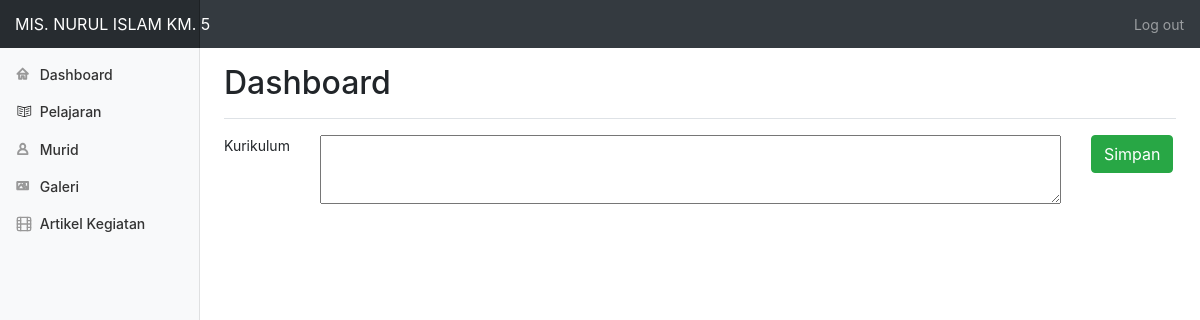
The app's page /admin/index.php (signed in), older data.
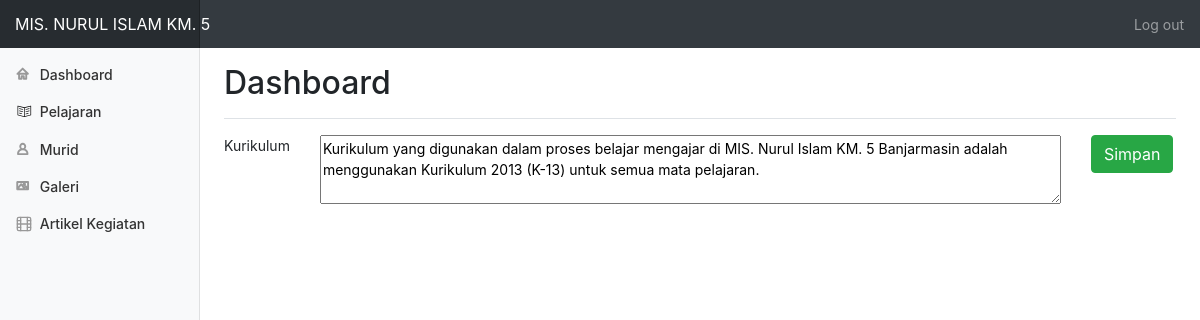
The same page, newer data.
### tables this page shows
CREATE TABLE `sekolah` (
  `id` int(11) NOT NULL,
  `kurikulum` text NOT NULL
);

### admin/index.php (the view, shortened to what this page needs)
<?php
include("header.php");
$result = mysqli_query($conn, "SELECT kurikulum FROM sekolah");
$row = mysqli_fetch_array($result,MYSQLI_ASSOC);
$kurikulum = $row["kurikulum"];
?>
        <main role="main" class="col-md-9 ml-sm-auto col-lg-10 pt-3 px-4">
          <div class="d-flex justify-content-between flex-wrap flex-md-nowrap align-items-center pb-2 mb-3 border-bottom">
            <h1 class="h2">Dashboard</h1>
          </div>
          <form method="post">
            <div class="d-flex">
              <div class="row">
                <div class="col">
                  <label for="kurikulum">Kurikulum</label>
                </div>
                <div class="col">
                  <textarea name="kurikulum" id="kurikulum" cols="80" rows="3"><?=$kurikulum?></textarea>
                </div>
                <div class="col">
                  <input type="submit" class="btn btn-success" value="Simpan">
                </div>
              </div>
            </div>
          </form>
        </main>
      </div>
    </div>
</body>
</html>

Row changes from the older to the newer data that the page shows:
added sekolah: kurikulum "Kurikulum yang digunakan dalam proses belajar mengajar di MIS. Nurul Islam KM. 5 Banjarmasin adalah menggunakan Kurikulum 2013 (K-13) untuk semua mata pelajaran."
